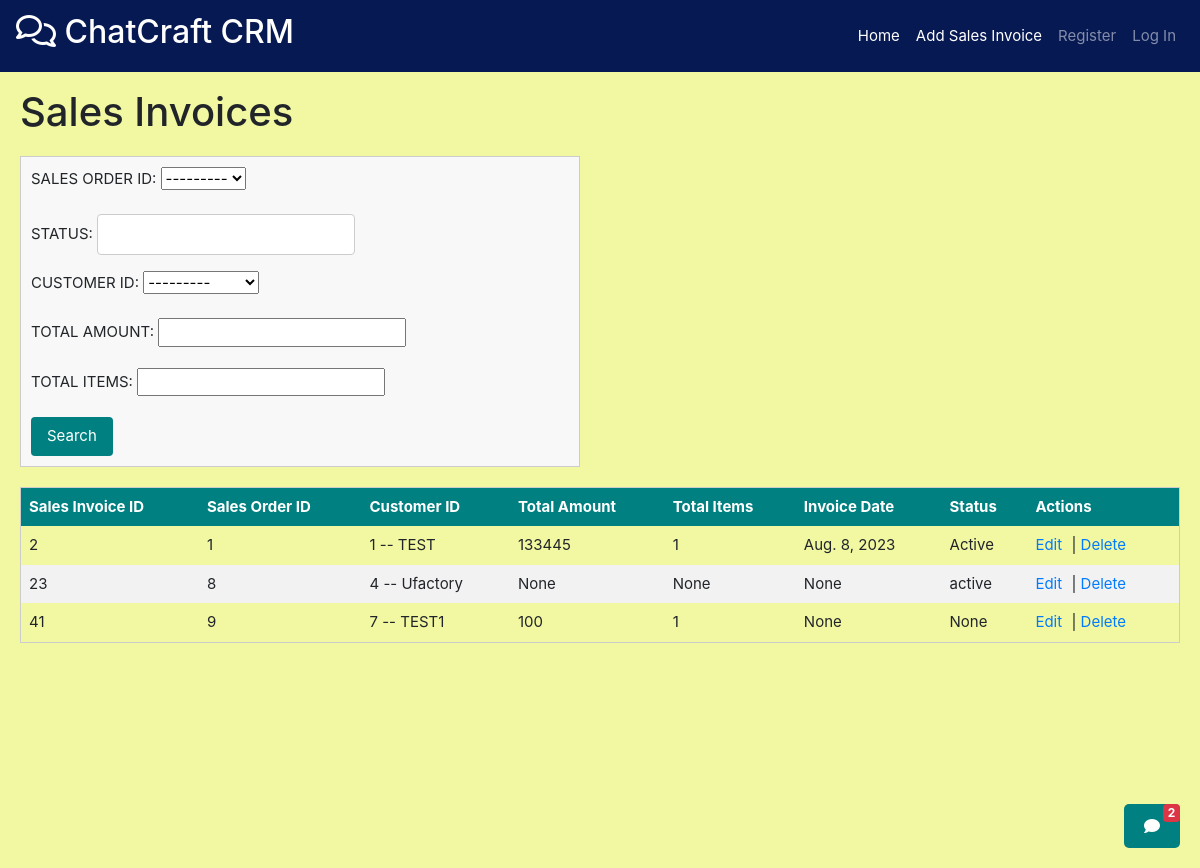
The app's page /sales_invoices/get/ with its own data.
### sales_orders/models.py (models this page shows)
class SalesOrder(models.Model):
    SALES_ORDER_ID=models.AutoField(primary_key=True)
    CUSTOMER_ID=models.ForeignKey(Customer,on_delete=models.CASCADE,db_column="CUSTOMER_ID")
    ORDERDATE = models.DateField(blank=True, null=True)
    AMOUNT=models.IntegerField(default =0 ,null=True,blank = True)
    STATUS = models.CharField(max_length=35,null=True,blank = True)
    def __str__(self):
        return f"{self.SALES_ORDER_ID}"

### customers/models.py (models this page shows)
class Customer(models.Model):
    CUSTOMER_ID=models.AutoField(primary_key=True)
    COMPANY_NAME=models.CharField(max_length=35,unique=True)
    BALANCE_DUE=models.IntegerField(default=0,blank=True,null=True)
    ADDRESS = models.CharField(max_length=35,null=True,blank=True)
    STATUS = models.CharField(max_length=35,null=True,blank=True)
    CONTACT = models.CharField(max_length=10,null=True,blank=True)
    def __str__(self):
        return f"{self.CUSTOMER_ID} -- {self.COMPANY_NAME}"

### sales_invoices/models.py (models this page shows, shortened)
class SalesInvoice(models.Model):
    SALES_INVOICE_ID=models.AutoField(primary_key=True)
    SALES_ORDER_ID = models.ForeignKey(SalesOrder,on_delete=models.CASCADE,db_column="SALES_ORDER_ID")
    CUSTOMER_ID=models.ForeignKey(Customer,on_delete=models.CASCADE,db_column="CUSTOMER_ID",null = True,blank=True)
    TOTAL_AMOUNT=models.IntegerField(null=True,blank=True)
    TOTAL_ITEMS=models.IntegerField(null=True,blank=True)
    INVOICE_DATE = models.DateField(null=True,blank=True)
    STATUS = models.CharField(max_length=35,null=True,blank=True)

### sales_invoices/views.py (the view)
# urls.py: path('get/', views.getSalesInvoice),
def getSalesInvoice(request : HttpRequest):
    data = request.GET
    sales_invoices = SalesInvoice.objects.all()
    filter_fields =["SALES_INVOICE_ID", "SALES_ORDER_ID", "CUSTOMER_ID", "INVOICE_DATE", "STATUS"]
    for field in filter_fields:
        param_value = data.get(field)
        if param_value:
            sales_invoices = sales_invoices.filter(**{field: param_value})
    sales_invoice_list = []
    for sales_invoice in sales_invoices:
        sales_invoice_details = {
            "SALES_INVOICE_ID":sales_invoice.SALES_INVOICE_ID,
            "SALES_ORDER_ID": sales_invoice.SALES_ORDER_ID.SALES_ORDER_ID,
            "CUSTOMER_ID": sales_invoice.CUSTOMER_ID_id,
            "INVOICE_DATE": str(sales_invoice.INVOICE_DATE),
            "STATUS" : sales_invoice.STATUS,
        }
        sales_invoice_list.append(sales_invoice_details)
    sales_invoice_data = json.dumps(sales_invoice_list, indent=4)
    return render(request, 'SalesInvoice/display_sales_invoice.html', {'sales_invoices':sales_invoices, 'form':SalesInvoiceForm()})

### sales_invoices/forms.py (shortened to what this page needs)
class SalesInvoiceForm(forms.ModelForm):
    class Meta:
        model = SalesInvoice
        fields = ["SALES_ORDER_ID","STATUS","CUSTOMER_ID","TOTAL_AMOUNT","TOTAL_ITEMS"]  # List the fields you want to edit

### sales_invoices/templates/SalesInvoice/display_sales_invoice.html (shortened to what this page needs)
{% extends 'base.html' %}
{% block extra_nav %}
<li class="nav-item">
    <a class="nav-link" href="/sales_invoices/add/" style="color: white;">Add Sales Invoice</a>
</li>
{% endblock %}
{% block content %}
<h1 class="page-title">Sales Invoices</h1>
<form method="get" novalidate  novalidate style="width: 560px;">
    {{ form.as_p }}
    <button type="submit">Search</button>
</form>
<table class="custom-table">
    <thead>
        <tr class="table-header">
            <th>Sales Invoice ID</th>
            <th>Sales Order ID</th>
            <th>Customer ID</th>
            <th>Total Amount</th>
            <th>Total Items</th>
            <th>Invoice Date</th>
            <th>Status</th>
            <th>Actions</th>
        </tr>
    </thead>
    <tbody>
        {% for sales_invoice in sales_invoices %}
        <tr>
            <td>{{ sales_invoice.SALES_INVOICE_ID }}</td>
            <td>{{ sales_invoice.SALES_ORDER_ID }}</td>
            <td>{{ sales_invoice.CUSTOMER_ID }}</td>
            <td>{{ sales_invoice.TOTAL_AMOUNT }}</td>
            <td>{{ sales_invoice.TOTAL_ITEMS }}</td>
            <td>{{ sales_invoice.INVOICE_DATE }}</td>
            <td>{{ sales_invoice.STATUS }}</td>
            <td>
                <a href="/sales_invoices/edit/{{ sales_invoice.SALES_INVOICE_ID }}/" class="action-link">Edit</a> |
                <a href="/sales_invoices/delete/{{ sales_invoice.SALES_INVOICE_ID }}/" class="action-link">Delete</a>
            </td>
        </tr>
        {% endfor %}
    </tbody>
</table>
{% endblock %}

### records on screen
SalesOrder: SALES_ORDER_ID "---------"
Customer: CUSTOMER_ID "---------"
SalesInvoice: SALES_INVOICE_ID "2", SALES_ORDER_ID "1", CUSTOMER_ID "1 -- TEST", TOTAL_AMOUNT "133445", TOTAL_ITEMS "1", INVOICE_DATE "Aug. 8, 2023", STATUS "Active"
SalesInvoice: SALES_INVOICE_ID "23", SALES_ORDER_ID "8", CUSTOMER_ID "4 -- Ufactory", TOTAL_AMOUNT "None", TOTAL_ITEMS "None", INVOICE_DATE "None", STATUS "active"
SalesInvoice: SALES_INVOICE_ID "41", SALES_ORDER_ID "9", CUSTOMER_ID "7 -- TEST1", TOTAL_AMOUNT "100", TOTAL_ITEMS "1", INVOICE_DATE "None", STATUS "None"
